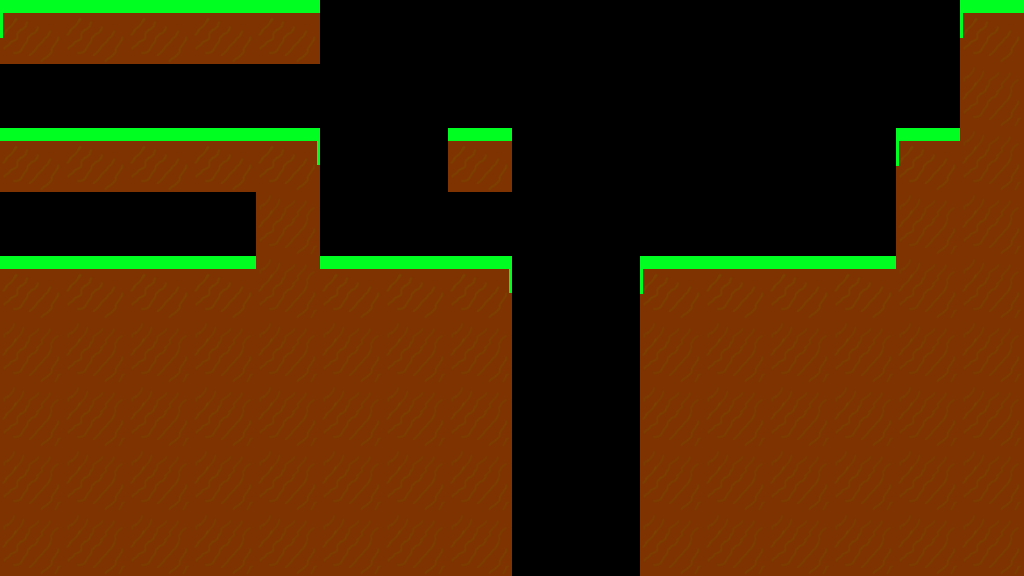

This game map was drawn from its Tiled (.tmx) file and the tilesets committed beside it. A one-line description and the full map source follow:
An orthogonal 16x9 tile map with 64x64 px tiles, 1 tile layer (Tile Layer 1).

<map version="1.0" tiledversion="1.1.6" orientation="orthogonal" renderorder="left-up" width="16" height="9" tilewidth="64" tileheight="64" infinite="0" nextobjectid="1">
 <tileset firstgid="1" source="tiles.tsx" />
 <layer name="Tile Layer 1" width="16" height="9">
  <data encoding="csv">
1,2,2,2,2,0,0,0,0,0,0,0,0,0,0,1,
0,0,0,0,0,0,0,0,0,0,0,0,0,0,0,4,
2,2,2,2,3,0,0,2,0,0,0,0,0,0,1,4,
0,0,0,0,4,0,0,0,0,0,0,0,0,0,4,4,
2,2,2,2,4,2,2,3,0,0,1,2,2,2,4,4,
4,4,4,4,4,4,4,4,0,0,4,4,4,4,4,4,
4,4,4,4,4,4,4,4,0,0,4,4,4,4,4,4,
4,4,4,4,4,4,4,4,0,0,4,4,4,4,4,4,
4,4,4,4,4,4,4,4,0,0,4,4,4,4,4,4
</data>
 </layer>
</map>